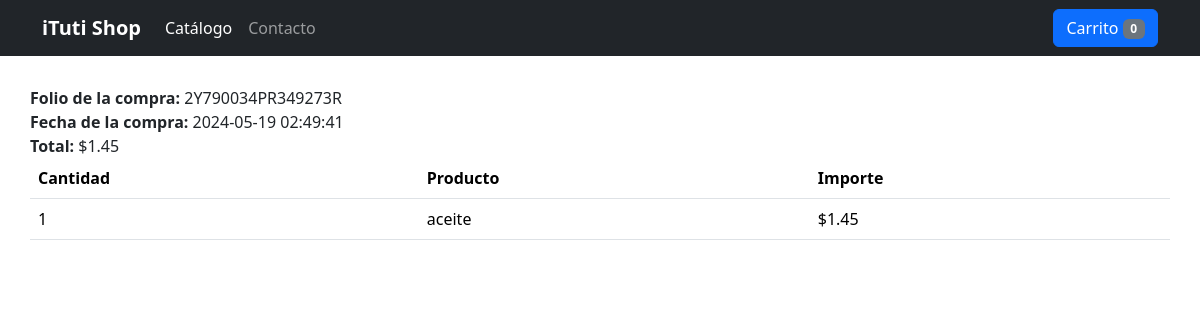
Page /completado.php?key=2Y790034PR349273R on the committed database.
### tables this page shows
CREATE TABLE `compras` (
  `id` int(11) NOT NULL,
  `id_transaccion` varchar(20) NOT NULL,
  `fecha` datetime NOT NULL,
  `status` varchar(20) NOT NULL,
  `email` varchar(50) NOT NULL,
  `id_cliente` varchar(20) NOT NULL,
  `total` decimal(10,2) NOT NULL
);

CREATE TABLE `detalle_compra` (
  `id` int(11) NOT NULL,
  `id_compra` int(11) NOT NULL,
  `id_producto` int(11) NOT NULL,
  `nombre` varchar(200) NOT NULL,
  `precio` decimal(10,2) NOT NULL,
  `cantidad` int(11) NOT NULL
);

### config/config.php (called while the page is built, shortened)
<?php
    $num_cart = 0;
?>

### completado.php (the view, shortened to what this page needs)
<?php
require 'config/config.php';
$db = new Database();
$con = $db->conectar();
$id_transaccion = isset($_GET['key']) ? $_GET['key'] : '0';
$error = '';
if ($id_transaccion == '') {
  $error = 'Error al procesar la petición: No se proporcionó un ID de transacción.';
} else {
  $sql = $con->prepare("SELECT count(id) FROM compras WHERE id_transaccion=? AND status=?");
  $sql->execute([$id_transaccion, 'COMPLETED']);
  if ($sql->fetchColumn() > 0) {
    $sql = $con->prepare("SELECT id, fecha, email, total FROM compras WHERE id_transaccion=? AND status=? LIMIT 1");
    $sql->execute([$id_transaccion, 'COMPLETED']);
    $row = $sql->fetch(PDO::FETCH_ASSOC);
    $idCompra = $row['id'];
    $total = $row['total'];
    $fecha = $row['fecha'];
    $sqlDet = $con->prepare("SELECT nombre, precio, cantidad FROM detalle_compra WHERE id_compra=?");
    $sqlDet->execute([$idCompra]);
  } else {
    $error = 'Error al comprar: No se encontraron transacciones completadas con este ID.';
  }
}
?>
<!DOCTYPE html>
<html lang="en">
<head>
  <link href="https://cdn.jsdelivr.net/npm/bootstrap@5.3.3/dist/css/bootstrap.min.css" rel="stylesheet"
>
  <link href="css/estilos.css" rel="stylesheet">
</head>
<body>
  <header data-bs-theme="dark">
    <div class="navbar navbar-expand-lg navbar-dark bg-dark">
      <div class="container">
        <a href="index.php" class="navbar-brand">
          <strong>iTuti Shop</strong>
        </a>
        <div class="collapse navbar-collapse" id="navbarHeader">
          <ul class="navbar-nav me-auto mb-2 mb-lg-0">
            <li class="nav-item">
              <a href="index.php" class="nav-link active">Catálogo</a>
            </li>
            <li class="nav-item">
              <a href="index.php" class="nav-link">Contacto</a>
            </li>
          </ul>
          <a href="checkout.php" class="btn btn-primary">
            Carrito <span id="num_cart" class="badge bg-secondary"><?php echo $num_cart; ?></span>
          </a>
        </div>
      </div>
    </div>
  </header>
  <main>
    <div class="container">
      <?php if (strlen($error) > 0) { ?>
      <div class="row">
        <div class="col">
          <h3><?php echo $error; ?></h3>
        </div>
      </div>
      <?php } else { ?>
      <div class="row">
        <div class="col">
          <b>Folio de la compra: </b><?php echo $id_transaccion; ?> <br>
          <b>Fecha de la compra: </b><?php echo $fecha; ?> <br>
          <b>Total: </b><?php echo MONEDA . number_format($total, 2, '.', ','); ?> <br>
        </div>
      </div>
      <div class="row">
        <div class="col">
          <table class="table">
            <thead>
              <tr>
                <th>Cantidad</th>
                <th>Producto</th>
                <th>Importe</th>
              </tr>
            </thead>
            <tbody>
              <?php if ($sqlDet) {
                  while ($row_det = $sqlDet->fetch(PDO::FETCH_ASSOC)) {
                    $importe = $row_det['precio'] * $row_det['cantidad']; ?>
              <tr>
                <td><?php echo $row_det['cantidad']; ?></td>
                <td><?php echo $row_det['nombre']; ?></td>
                <td><?php echo MONEDA . number_format($row_det['precio'], 2, '.', ','); ?></td>
              </tr>
              <?php }
                } else {
                  echo '<tr><td colspan="3">Error al obtener los detalles de la compra.</td></tr>';
                } ?>
            </tbody>
          </table>
        </div>
      </div>
      <?php } ?>
    </div>
  </main>
</body>
</html>

### css/estilos.css (style rules this page uses)
main> .container { padding: 30px 0; }

### rows in the picture
compras: fecha "2024-05-19 02:49:41", total "1.45"
detalle_compra: cantidad "1", nombre "aceite", precio "1.45"

### other values in the picture
$num_cart "0"
$id_transaccion "2Y790034PR349273R"
MONEDA "$"
